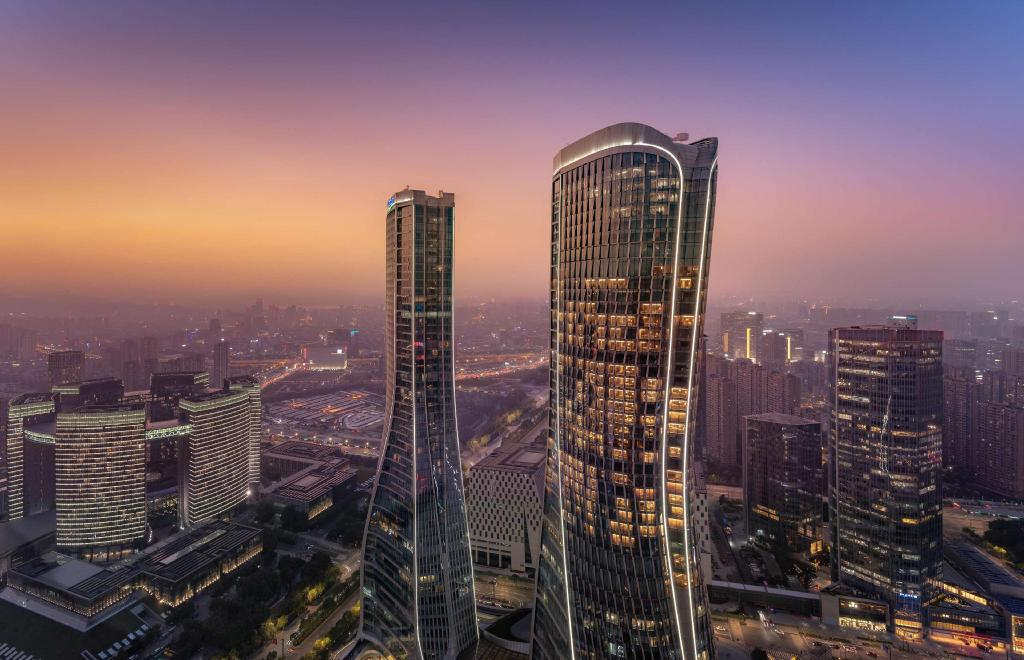
#> input picture learning_python/1.jpg, 1024 x 660 px
$ jupyter execute --allow-errors opencv.ipynb
#> lines starting #> are read from the running program, lines starting #| are printed output that depends on the picture
## python-opencv
Python可以很容易地扩展C/C++。OpenCV-Python就是用Python包装了C++的实现，背后实际就是C++的代码在跑，所以代码的运行速度跟原生C/C++速度一样快，而且更加容易编写。

用matplotlib显示opencv图像

[cell 1]
import cv2
import matplotlib.pyplot as plt

img = cv2.imread('/home/weiweia92/yolov4-vast/code/yolov4/test/3.jpg', 0)
# 灰度图显示，cmap(color map)设置为gray
#> (the rest of this cell did not finish here and is left out)

OpenCV中的图像是以**BGR**的通道顺序存储的，但Matplotlib是以**RGB**模式显示的，所以直接在Matplotlib中显示OpenCV图像会出现问题，因此需要转换一下:

[cell 2]
img = cv2.imread('/home/weiweia92/yolov4-vast/code/yolov4/test/3.jpg')
#img2 = img[:, :, ::-1] #img[:,:,0]表示蓝色通道
# 或使用
#> (the rest of this cell did not finish here and is left out)

#> (a cell that did not finish here is left out)

#> (a cell that did not finish here is left out)

#> (a cell that did not finish here is left out)

**经验之谈：还记得吗？行对应的是y，列对应的是x，所以其实是img[y, x]，需要注意噢(●ˇ∀ˇ●)**

#> (a cell that did not finish here is left out)

[cell 7]
# 另一中性能更好的方法
img = cv2.imread('/home/weiweia92/yolov4-vast/code/yolov4/test/3.jpg')
#> (the rest of this cell did not finish here and is left out)

#> (a cell that did not finish here is left out)

#> (a cell that did not finish here is left out)

#> (a cell that did not finish here is left out)

为了保证程序留下足够的时间用来显示窗口（默认情况下opencv的显示窗口一闪而过），可以调用图像显示函数后使用cv2.waitKey()来驻留，并且按任意键之后调用cv2.destroyAllWindows()关闭窗口继续执行程序。

cv2.namedWindow('窗口标题',默认参数)

作用:使用cv2.imshow()的时候，如果图片太大，会显示不全并且无法调整。因此在cv2.imshow()的前面加上这样的一个语句：cv2.namedWindow('image', 0)，得到的图像框就可以自行调整大小，可以拉伸进行自由调整。 默认参数：cv2.WINDOW_AUTOSIZE+cv2.WINDOW_KEEPRATIO+cv2.WINDOW_GUI_EXPANDED

参数：

（1）cv2.WINDOW_NORMAL：窗口大小可改变。

（2）cv2.WINDOW_AUTOSIZE：窗口大小不可改变。

（3）cv2.WINDOW_FREERATIO：自适应比例。

（4）cv2.WINDOW_KEEPRATIO：保持比例。

### cv2.contourArea()

[cell 11]
import numpy as np
import cv2
import matplotlib.pyplot as plt

[cell 12]
img = np.array([
    [[255, 0, 0], [0, 255, 0], [0, 0, 255]],
    [[255, 255, 0], [255, 0, 255], [0, 255, 255]],
    [[255, 255, 255], [128, 128, 128], [0, 0, 0]],
], dtype=np.uint8)

[cell 13]
plt.imsave('img_pyplot.jpg', img) #将矩阵变成图片存储下来

#> (a cell that did not finish here is left out)

## 基本图像处理

### 存取图像
读图像用`cv2.imread()`，可以按照不同模式读取，一般最常用到的是读取单通道灰度图，或者直接默认读取多通道,默认通道顺序为**BGR**

存图像用`cv2.imwrite()`，注意存的时候是没有单通道这一说的，根据保存文件名的后缀和当前的array维度，OpenCV自动判断存的通道，另外压缩格式还可以指定存储质量

[cell 15]
color_img = cv2.imread('1.jpg')
#> color_img is the input picture: shape (660, 1024, 3); mean B, G, R 97, 90.1, 113.7
print(color_img.shape)
#| (660, 1024, 3)

[cell 16]
gray_img = cv2.imread('1.jpg', cv2.IMREAD_GRAYSCALE) # 直接读取单通道
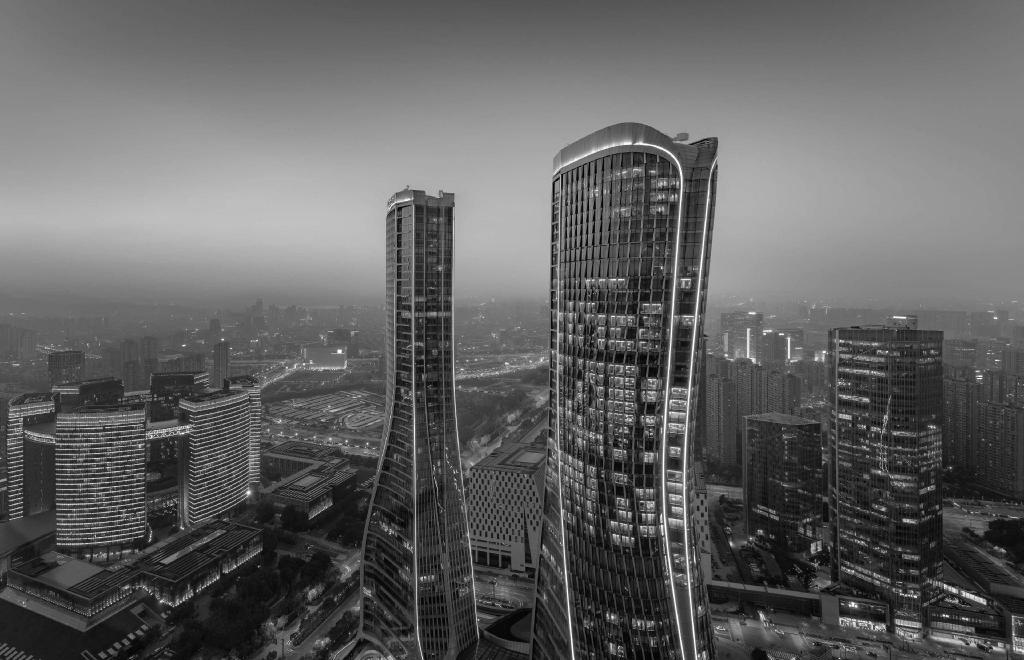
#> gray_img: shape (660, 1024); min 0, max 255, mean 98
print(gray_img.shape)
#| (660, 1024)

[cell 17]
# 把单通道图片保存后，再读取，仍然是3通道，相当于把单通道值复制到3个通道保存
cv2.imwrite('test_grayscale.jpg', gray_img)
reload_grayscale = cv2.imread('test_grayscale.jpg')
#> reload_grayscale: shape (660, 1024, 3); min 0, max 255, mean 98
print(reload_grayscale.shape)
#| (660, 1024, 3)

[cell 18]
# cv2.IMWRITE_JPEG_QUALITY指定jpg质量，范围0到100，默认95，越高画质越好，文件越大
cv2.imwrite('test_imwrite.jpg', color_img, (cv2.IMWRITE_JPEG_QUALITY, 10))

# cv2.IMWRITE_PNG_COMPRESSION指定png质量，范围0到9，默认3，越高文件越小，画质越差
cv2.imwrite('test_imwrite.png', color_img, (cv2.IMWRITE_PNG_COMPRESSION, 5))
#> Out = True

### 缩放，裁剪和补边

缩放通过`cv2.resize()`实现

[cell 19]
img = cv2.imread('1.jpg')

[cell 20]
img

[cell 21]
cv2.imshow('',img)

[cell 22]
img_200x200 = cv2.resize(img, (200, 200))
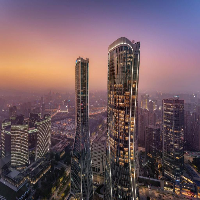
#> img_200x200: shape (200, 200, 3); mean B, G, R 96.8, 90, 113.5
